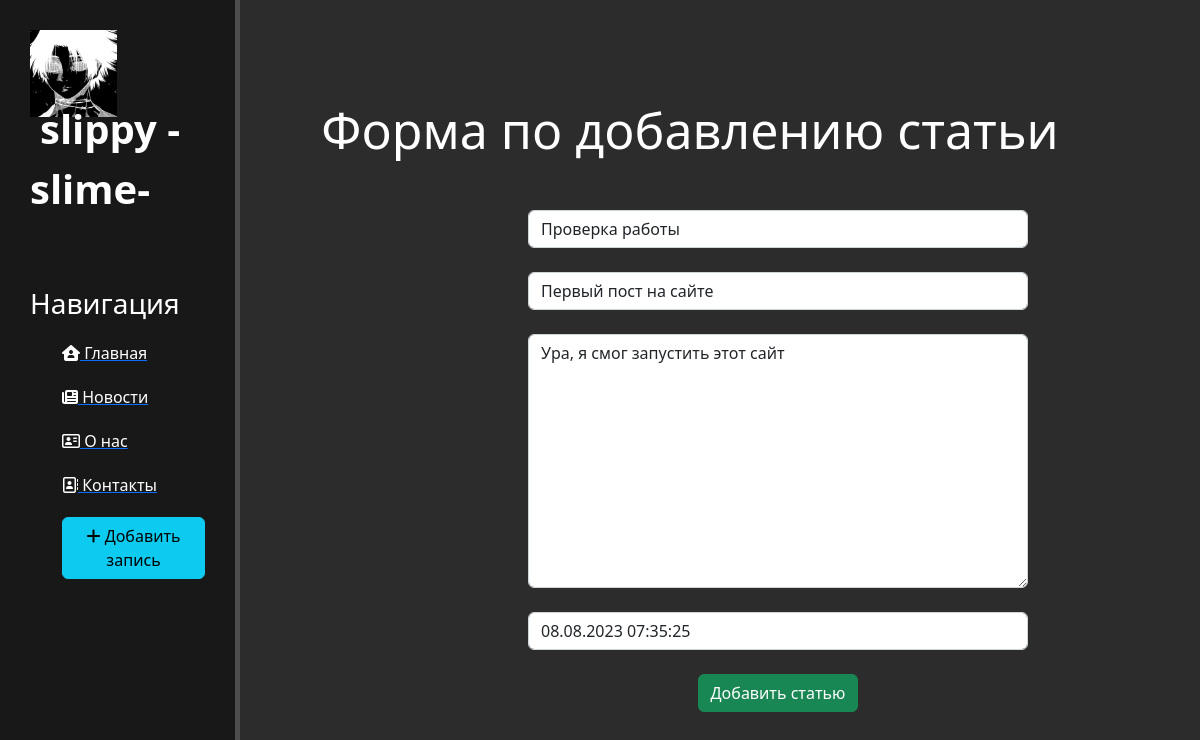
/news/1/update, run on the app's committed database.
### news/models.py (models this page shows, shortened)
class Articles(models.Model):
    title = models.CharField('Название', max_length=50)
    anons = models.CharField('Анонс', max_length=250)
    full_text = models.TextField('Статья')
    date = models.DateTimeField('Дата публикации')
    class Meta:
        verbose_name = 'Новость'
        verbose_name_plural = 'Новости'

### news/views.py (the view)
# urls.py: path('<int:pk>/update', views.NewsUpdateView.as_view(), name='news-update'),
class NewsUpdateView(UpdateView):
    model = Articles
    template_name = 'news/create.html'
    form_class = ArticlesForm

### news/forms.py
class ArticlesForm(ModelForm):
    class Meta:
        model = Articles
        fields = ['title', 'anons', 'full_text', 'date']
        widgets = {
            "title": TextInput(attrs={
                 'class': 'form-control',
                 'placeholder': 'Название статьи'
            }),
            "anons": TextInput(attrs={
                 'class': 'form-control',
                 'placeholder': 'Анонс статьи'
            }),
            "date": DateTimeInput(attrs={
                 'class': 'form-control',
                 'placeholder': 'Дата публикации'
            }),
            "full_text": Textarea(attrs={
                 'class': 'form-control',
                 'placeholder': 'Текст статьи'
            }),
        }

### news/templates/news/create.html (shortened to what this page needs)
{% extends 'main/layout.html' %}
{% block content %}
    <div class="features">
        <h1>Форма по добавлению статьи</h1>
        <form method="post">
            {{ form.title }}<br>
            {{ form.anons }}<br>
            {{ form.full_text }}<br>
            {{ form.date }}<br>
            <button class="btn btn-success" type="submit">Добавить статью</button>
        </form>
    </div>
{% endblock %}

### main/static/main/css/main.css (style rules this page uses)
body { background: #2c2c2c; }
main .features { float: left; color: #fff; margin-top: 100px; text-align: center; width: 75%; }
main .features h1 { font-size: 50px; }
form { margin-left: 32%; width: 500px; margin-top: 50px; }

### data on the page
Articles: title "Проверка работы", anons "Первый пост на сайте", full_text "Ура, я смог запустить этот сайт", date "08.08.2023 07:35:25"
